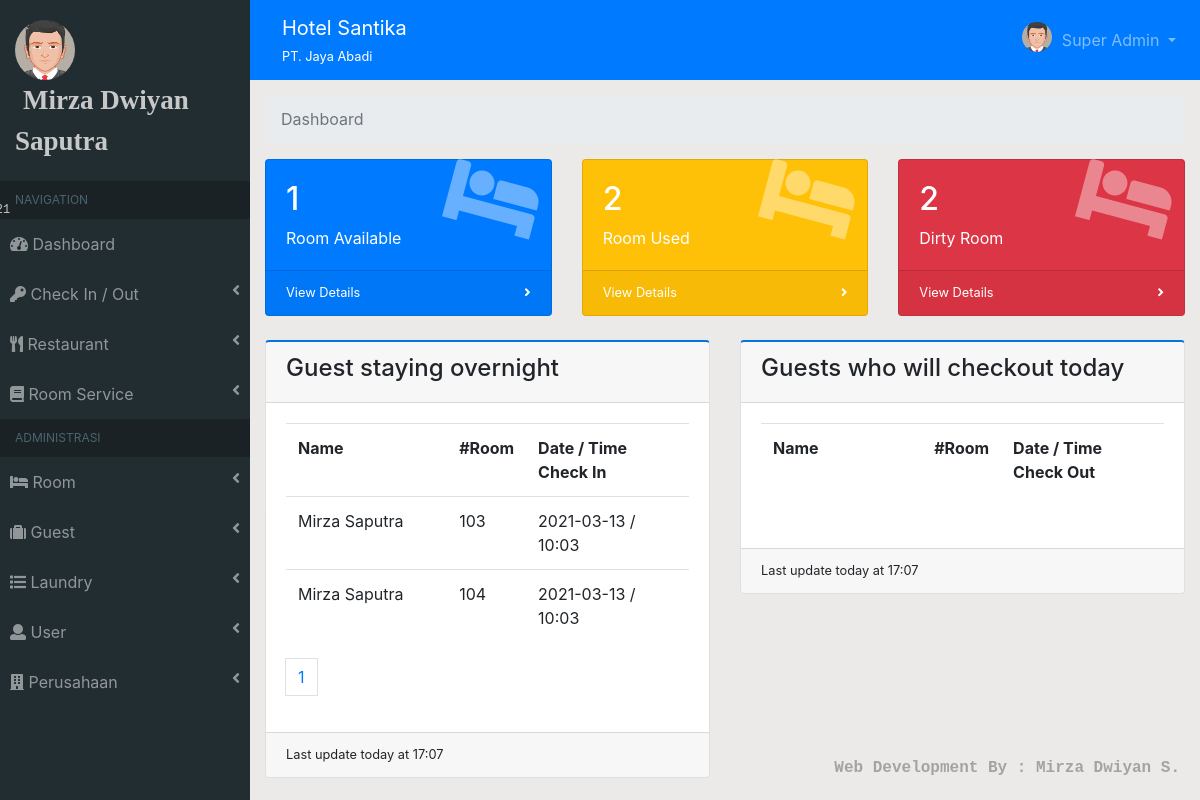
Page / (signed in) on the earlier database version.
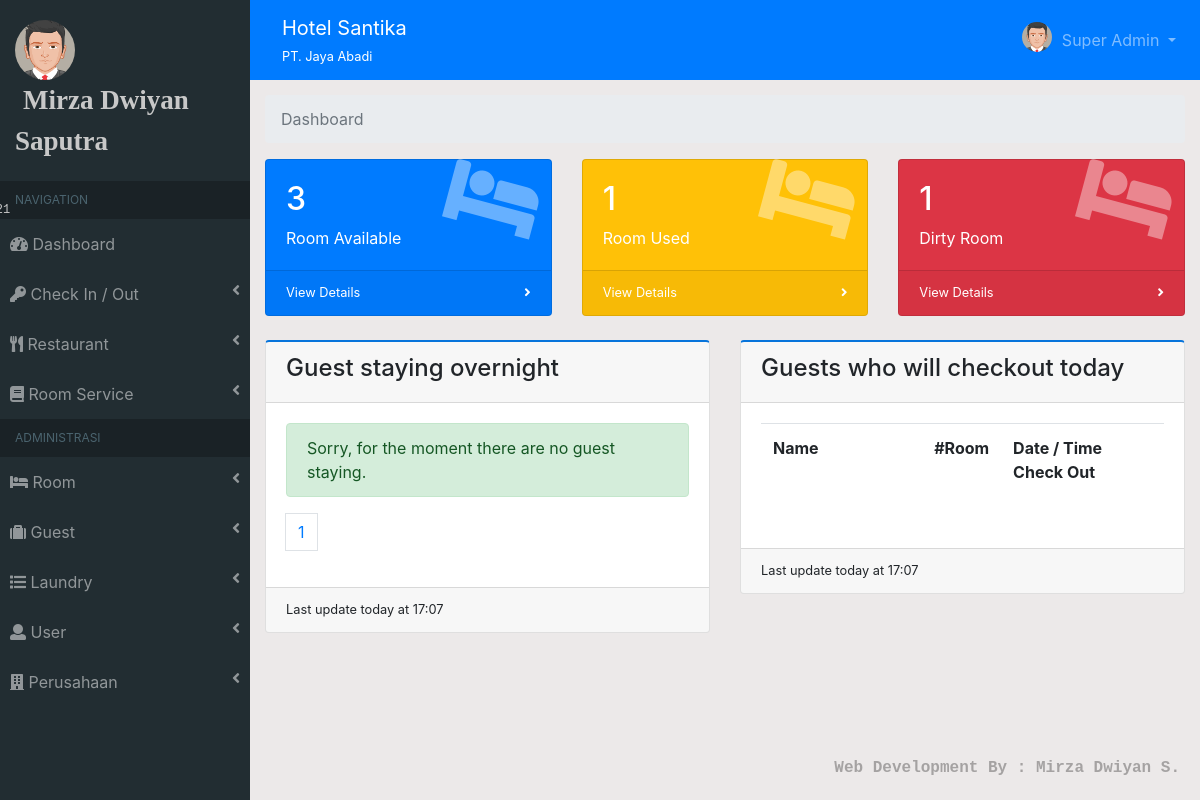
Same page on the later database version.
### tables this page shows
CREATE TABLE `transaksi_kamar` (
  `id_transaksi_kamar` varchar(11) NOT NULL,
  `no_invoice` varchar(20) NOT NULL,
  `tanggal` date NOT NULL,
  `id_tamu` varchar(11) NOT NULL,
  `id_kamar` int(11) DEFAULT NULL,
  `jumlah_dewasa` varchar(10) DEFAULT NULL,
  `jumlah_anak` varchar(10) DEFAULT NULL,
  `tgl_checkin` date NOT NULL,
  `waktu_checkin` varchar(20) NOT NULL,
  `tgl_checkout` date NOT NULL,
  `waktu_checkout` varchar(20) NOT NULL,
  `total_biaya_kamar` varchar(20) NOT NULL,
  `bayar` varchar(30) NOT NULL,
  `diskon` int(11) NOT NULL,
  `deposit` varchar(20) NOT NULL,
  `surcharge` varchar(30) NOT NULL,
  `metode_pembayaran` varchar(100) NOT NULL,
  `metode_deposit` varchar(200) NOT NULL,
  `status` varchar(50) NOT NULL
);

CREATE TABLE `tamu` (
  `id_tamu` varchar(11) NOT NULL,
  `prefix` char(20) NOT NULL,
  `nama_depan` varchar(100) NOT NULL,
  `nama_belakang` varchar(100) NOT NULL,
  `tipe_identitas` varchar(50) NOT NULL,
  `no_identitas` varchar(30) NOT NULL,
  `warga_negara` varchar(30) NOT NULL,
  `jalan` varchar(50) NOT NULL,
  `no_jalan` varchar(10) NOT NULL,
  `kabupaten` char(50) NOT NULL,
  `provinsi` char(50) NOT NULL,
  `no_telp` varchar(30) NOT NULL
);

CREATE TABLE `kamar` (
  `id_kamar` int(11) NOT NULL,
  `no_kamar` varchar(50) NOT NULL,
  `id_tipe_kamar` varchar(11) NOT NULL,
  `max_dewasa` varchar(10) NOT NULL,
  `max_anak` varchar(10) NOT NULL,
  `status` varchar(50) NOT NULL
);

### template/module/dashboard.php (the view, shortened to what the changed rows need)
<?php
$per_hal = 5;
$jumlah = mysqli_query($conn, "SELECT * FROM transaksi_kamar");
$jumlah = mysqli_num_rows($jumlah);
$halaman = ceil($jumlah / $per_hal);
$page = (isset($_GET['page'])) ? (int)$_GET['page'] : 1;
$start = ($page - 1) * $per_hal;
?>
<div class="container-fluid">
        <ol class="breadcrumb">
            <li class="breadcrumb-item active">Dashboard</li>
        </ol>
        <div class="row">
            <div class="col-xl-4 col-sm-6 mb-4">
                <div class="card text-white bg-primary o-hidden h-100">
                <div class="card-body">
                  <div class="card-body-icon">
                    <i class="fas fa-fw fa-bed"></i>
                  </div>
                    <div class="mr-5"><h2><?=$tersedia;?></h2> Room Available</div>
                </div>
                <a class="card-footer text-white clearfix small z-1" href="?module=chek_in2">
                  <span class="float-left">View Details</span>
                  <span class="float-right">
                    <i class="fas fa-angle-right"></i>
                    </span>
                </a>
              </div>
            </div>
            <div class="col-xl-4 col-sm-6 mb-4">
              <div class="card text-white bg-warning o-hidden h-100">
                <div class="card-body">
                  <div class="card-body-icon">
                    <i class="fas fa-fw fa-bed"></i>
                  </div>
                  <div class="mr-5"><h2><?=$terpakai;?></h2> Room Used</div>
                </div>
                <a class="card-footer text-white clearfix small z-1" href="?module=chek_out2">
                  <span class="float-left">View Details</span>
                  <span class="float-right">
                    <i class="fas fa-angle-right"></i>
                  </span>
                </a>
              </div>
            </div>
            <div class="col-xl-4 col-sm-6 mb-4">
              <div class="card text-white bg-danger o-hidden h-100">
                <div class="card-body">
                  <div class="card-body-icon">
                    <i class="fas fa-fw fa-bed"></i>
                  </div>
                  <div class="mr-5"><h2><?=$kotor;?></h2>Dirty Room</div>
                </div>
                <a class="card-footer text-white clearfix small z-1" href="?module=kamar_kotor">
                  <span class="float-left">View Details</span>
                  <span class="float-right">
                    <i class="fas fa-angle-right"></i>
                    </span>
                </a>
              </div>
            </div>
        </div>
        <div class="row">
            <div class="col-sm-6 mb-4">
            <div class="card bg-white border-top-2-primary">
              <div class="card-header"><h4>Guest staying overnight</h4></div>
              <div class="card-body">
                    <?php $query = mysqli_query($conn, "SELECT transaksi_kamar.*, tamu.*, kamar.*, transaksi_kamar_detail.*  FROM transaksi_kamar, tamu, kamar, transaksi_kamar_detail WHERE transaksi_kamar.status='check in' && tamu.id_tamu=transaksi_kamar.id_tamu && transaksi_kamar_detail.id_transaksi_kamar=transaksi_kamar.id_transaksi_kamar && kamar.id_kamar=transaksi_kamar_detail.id_kamar ORDER BY tgl_checkin DESC LIMIT $start, $per_hal");
                  if(mysqli_num_rows($query)<=0){ ?>
                    <div class="alert alert-success">
                      Sorry, for the moment there are no guest staying.
                    </div>
                    <?php }else{ ?>
                    <div class="table-responsive">
                    <table class="table bordered table-hovered">
                    <tr>
                      <th width='40%'>Name</th>
                      <th>#Room</th>
                      <th>Date / Time Check In</th>
                    </tr>
                    <?php
                    while($i=mysqli_fetch_array($query)) :
                    ?>
                    <tr>
                      <td><?=$i['nama_depan'].' '.$i['nama_belakang'];?></td>
                      <td><?=$i['no_kamar'];?></td>
                        <td><?=$i['tgl_checkin'].' / '.$i['waktu_checkin'];?>
                    </tr>
                    <?php endwhile;?>
                  </table>
                  </div>
                  <?php } ?>
                  <ul class="pagination">
                      <?php for($i=1;$i<=$halaman;$i++) : ?>
                      <li><a class="page-link" href="?page=<?=$i;?>"><?=$i?></a></li>
                      <?php endfor;?>
                  </ul>
              </div>
              <div class="card-footer text-mutted small">Last update today at <?=$tgl->format('H:i');?></div>
            </div>
          </div>
          <div class="col-sm-6 mb-4">
            <div class="card bg-white border-top-2-primary">
              <div class="card-header"><h4>Guests who will checkout today</h4></div>
              <div class="card-body">
                <div class="table-responsive">
                <table class="table bordered table-hovered">
                  <tr>
                   <th width='40%'>Name</th>
                   <th>#Room</th>
                   <th>Date / Time Check Out</th>
                  </tr>
                </table>
                </div>
                </div>
              <div class="card-footer text-mutted small">Last update today at <?=$tgl->format('H:i');?></div>
            </div>
          </div>
        </div>
    </div>

Differences in the rows shown:
removed transaksi_kamar: id_tamu.nama_depan "Mirza", id_tamu.nama_belakang "Saputra", kamar.no_kamar "103", tgl_checkin "2021-03-13", waktu_checkin "10:03", kamar.no_kamar "104"
Other differences:
$tersedia: "1" → "3"
$terpakai: "2" → "1"
$kotor: "2" → "1"
text no longer shown: "Name #Room Date / Time Check In"
text now shown: "Sorry, for the moment there are no guest staying."
